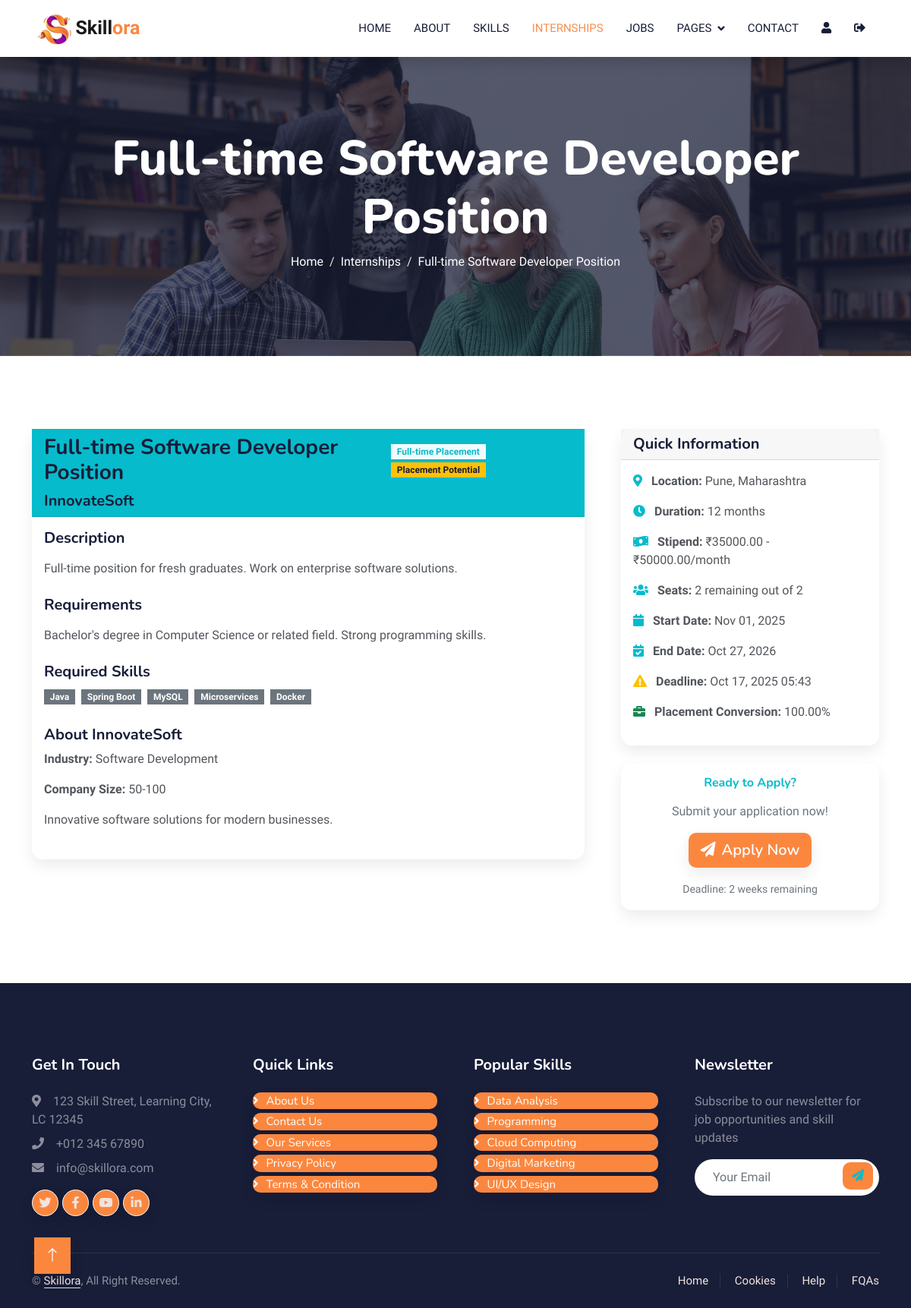
Screenshot of /internships/5/ (signed in) with the database file from the repository.
### skillora_app/models.py (models this page shows, shortened)
class Internship(models.Model):
    title = models.CharField(max_length=200)
    company = models.ForeignKey(Company, on_delete=models.CASCADE, related_name='internships_posted')
    internship_type = models.CharField(max_length=20, choices=INTERNSHIP_TYPES, default='internship')
    description = models.TextField()
    requirements = models.TextField()
    required_skills = models.TextField(help_text="Comma-separated skills")
    department_preference = models.CharField(max_length=100, blank=True)
    location = models.CharField(max_length=200)
    duration_months = models.IntegerField(help_text="Duration in months")
    stipend_min = models.DecimalField(max_digits=10, decimal_places=2, null=True, blank=True)
    stipend_max = models.DecimalField(max_digits=10, decimal_places=2, null=True, blank=True)
    seats_available = models.IntegerField(default=1)
    seats_filled = models.IntegerField(default=0)
    application_deadline = models.DateTimeField()
    start_date = models.DateField()
    end_date = models.DateField()
    has_placement_potential = models.BooleanField(default=False)
    placement_conversion_rate = models.DecimalField(max_digits=5, decimal_places=2, default=0.00, help_text="Percentage")
    status = models.CharField(max_length=20, choices=INTERNSHIP_STATUS, default='draft')
    created_at = models.DateTimeField(auto_now_add=True)
    updated_at = models.DateTimeField(auto_now=True)
    posted_by = models.ForeignKey(PlacementCell, on_delete=models.CASCADE, null=True, blank=True)
    def get_required_skills_list(self):
        return [skill.strip() for skill in self.required_skills.split(',') if skill.strip()]
    def seats_remaining(self):
        return max(0, self.seats_available - self.seats_filled)

class Company(models.Model):
    user = models.OneToOneField(User, on_delete=models.CASCADE)
    company_name = models.CharField(max_length=200)
    industry = models.CharField(max_length=100)
    company_size = models.CharField(max_length=50)
    website = models.URLField(blank=True)
    description = models.TextField(blank=True)
    jobs_posted = models.ManyToManyField(Job, blank=True, related_name='company_posters')

### skillora_app/views.py (the view, shortened to what this page needs)
# urls.py: path('internships/<int:internship_id>/', views.internship_detail, name='internship_detail'),
@login_required
def internship_detail(request, internship_id):
    try:
        internship = Internship.objects.get(id=internship_id, status='published')
    except Internship.DoesNotExist:
        messages.error(request, 'Internship not found.')
        return redirect('internships_list')
    has_applied = False
    application = None
    match_score = 0
    context = {
        'internship': internship,
        'has_applied': has_applied,
        'application': application,
        'match_score': match_score,
    }
    return render(request, 'internships/internship_detail.html', context)

### templates/internships/internship_detail.html (shortened to what this page needs)
{% extends 'base.html' %}
{% load static %}
{% block content %}
<div class="container-fluid bg-primary py-5 mb-5 page-header">
    <div class="container py-5">
        <div class="row justify-content-center">
            <div class="col-lg-10 text-center">
                <h1 class="display-3 text-white animated slideInDown">{{ internship.title }}</h1>
                <nav aria-label="breadcrumb">
                    <ol class="breadcrumb justify-content-center">
                        <li class="breadcrumb-item"><a class="text-white" href="{% url 'home' %}">Home</a></li>
                        <li class="breadcrumb-item"><a class="text-white" href="{% url 'internships_list' %}">Internships</a></li>
                        <li class="breadcrumb-item text-white active" aria-current="page">{{ internship.title }}</li>
                    </ol>
                </nav>
            </div>
        </div>
    </div>
</div>
<div class="container-xxl py-5">
    <div class="container">
        <div class="row g-5">
            <div class="col-lg-8">
                <div class="card">
                    <div class="card-header bg-primary text-white">
                        <div class="d-flex justify-content-between align-items-center">
                            <h3 class="mb-0">{{ internship.title }}</h3>
                            <div>
                                <span class="badge bg-light text-primary me-2">{{ internship.get_internship_type_display }}</span>
                                {% if internship.has_placement_potential %}
                                <span class="badge bg-warning text-dark">Placement Potential</span>
                                {% endif %}
                            </div>
                        </div>
                        <h5 class="mb-0 mt-2">{{ internship.company.company_name }}</h5>
                    </div>
                    <div class="card-body">
                        <div class="mb-4">
                            <h5>Description</h5>
                            <p>{{ internship.description|linebreaks }}</p>
                        </div>
                        <div class="mb-4">
                            <h5>Requirements</h5>
                            <p>{{ internship.requirements|linebreaks }}</p>
                        </div>
                        <div class="mb-4">
                            <h5>Required Skills</h5>
                            <div>
                                {% for skill in internship.get_required_skills_list %}
                                <span class="badge bg-secondary me-1 mb-1">{{ skill }}</span>
                                {% endfor %}
                            </div>
                        </div>
                        <div class="mb-4">
                            <h5>About {{ internship.company.company_name }}</h5>
                            <div class="row">
                                <div class="col-md-6">
                                    <p><strong>Industry:</strong> {{ internship.company.industry }}</p>
                                    <p><strong>Company Size:</strong> {{ internship.company.company_size }}</p>
                                </div>
                                <div class="col-md-6">
                                </div>
                            </div>
                            {% if internship.company.description %}
                            <p>{{ internship.company.description }}</p>
                            {% endif %}
                        </div>
                    </div>
                </div>
            </div>
            <div class="col-lg-4">
                <div class="card mb-4">
                    <div class="card-header">
                        <h5 class="mb-0">Quick Information</h5>
                    </div>
                    <div class="card-body">
                        <div class="mb-3">
                            <i class="fa fa-map-marker-alt text-primary me-2"></i>
                            <strong>Location:</strong> {{ internship.location }}
                        </div>
                        <div class="mb-3">
                            <i class="fa fa-clock text-primary me-2"></i>
                            <strong>Duration:</strong> {{ internship.duration_months }} months
                        </div>
                        {% if internship.stipend_min %}
                        <div class="mb-3">
                            <i class="fa fa-money-bill-wave text-primary me-2"></i>
                            <strong>Stipend:</strong> ₹{{ internship.stipend_min }}{% if internship.stipend_max %} - ₹{{ internship.stipend_max }}{% endif %}/month
                        </div>
                        {% endif %}
                        <div class="mb-3">
                            <i class="fa fa-users text-primary me-2"></i>
                            <strong>Seats:</strong> {{ internship.seats_remaining }} remaining out of {{ internship.seats_available }}
                        </div>
                        <div class="mb-3">
                            <i class="fa fa-calendar text-primary me-2"></i>
                            <strong>Start Date:</strong> {{ internship.start_date|date:"M d, Y" }}
                        </div>
                        <div class="mb-3">
                            <i class="fa fa-calendar-check text-primary me-2"></i>
                            <strong>End Date:</strong> {{ internship.end_date|date:"M d, Y" }}
                        </div>
                        <div class="mb-3">
                            <i class="fa fa-exclamation-triangle text-warning me-2"></i>
                            <strong>Deadline:</strong> {{ internship.application_deadline|date:"M d, Y H:i" }}
                        </div>
                        {% if internship.has_placement_potential %}
                        <div class="mb-3">
                            <i class="fa fa-briefcase text-success me-2"></i>
                            <strong>Placement Conversion:</strong> {{ internship.placement_conversion_rate }}%
                        </div>
                        {% endif %}
                    </div>
                </div>
                <div class="card">
                    <div class="card-body text-center">
                        {% if has_applied %}
                            <h6 class="text-success mb-3">
                                <i class="fa fa-check-circle me-2"></i>Application Submitted
                            </h6>
                            <p class="text-muted">Status: {{ application.get_status_display }}</p>
                            <a href="{% url 'student_applications' %}" class="btn btn-outline-primary">View My Applications</a>
                        {% elif internship.seats_remaining <= 0 %}
                            <h6 class="text-danger mb-3">
                                <i class="fa fa-times-circle me-2"></i>No Seats Available
                            </h6>
                            <p class="text-muted">This internship is fully booked.</p>
                        {% elif internship.application_deadline < now %}
                            <h6 class="text-danger mb-3">
                                <i class="fa fa-clock me-2"></i>Application Closed
                            </h6>
                            <p class="text-muted">The application deadline has passed.</p>
                        {% else %}
                            <h6 class="text-primary mb-3">Ready to Apply?</h6>
                            <p class="text-muted mb-3">Submit your application now!</p>
                            <a href="{% url 'apply_internship' internship.id %}" class="btn btn-primary btn-lg">
                                <i class="fa fa-paper-plane me-2"></i>Apply Now
                            </a>
                            <div class="mt-3">
                                <small class="text-muted">
                                    Deadline: {{ internship.application_deadline|timeuntil }} remaining
                                </small>
                            </div>
                        {% endif %}
                    </div>
                </div>
            </div>
        </div>
    </div>
</div>
{% endblock %}

### static/css/style.css (style rules this page uses)
:root { --primary: #f69050; --light: #F0FBFC; --light: #f0e4de; --dark: #181d38; --surface: #ffffff; --shadow: 0 8px 20px rgba(0,0,0,.08); }
.btn { background-color: #fb873f; border: none; border-radius: 10px; box-shadow: var(--shadow); }
.btn { font-family: 'Nunito', sans-serif; font-weight: 600; transition: .5s; }
.btn.btn-primary, .btn.btn-secondary { color: #FFFFFF; }
.card, .course-item, .service-item, .dashboard-card, .stats-card { border: none; border-radius: 14px; box-shadow: var(--shadow); }
.page-header { background: linear-gradient(rgba(24, 29, 56, .7), rgba(24, 29, 56, .7)), url(../img/carousel-1.jpg); background-position: center center; background-repeat: no-repeat; background-size: cover; }
.breadcrumb-item+.breadcrumb-item::before { color: var(--light); }

### rows the page displays
Internship: title "Full-time Software Developer Position", internship_type "Full-time Placement", company.company_name "InnovateSoft", description "Full-time position for fresh graduates. Work on enterprise software solutions.", requirements "Bachelor's degree in Computer Science or related field. Strong programming skills.", company.industry "Software Development", company.company_size "50-100", company.description "Innovative software solutions for modern businesses.", location "Pune, Maharashtra", duration_months "12", stipend_min "35000.00", stipend_max "50000.00", seats_remaining "2", seats_available "2", start_date "Nov 01, 2025", end_date "Oct 27, 2026", application_deadline "Oct 17, 2025 05:43", placement_conversion_rate "100.00", application_deadline "2 weeks"

### other values shown
{{ skill }} "Java" "Spring Boot" "MySQL" "Microservices" "Docker"
